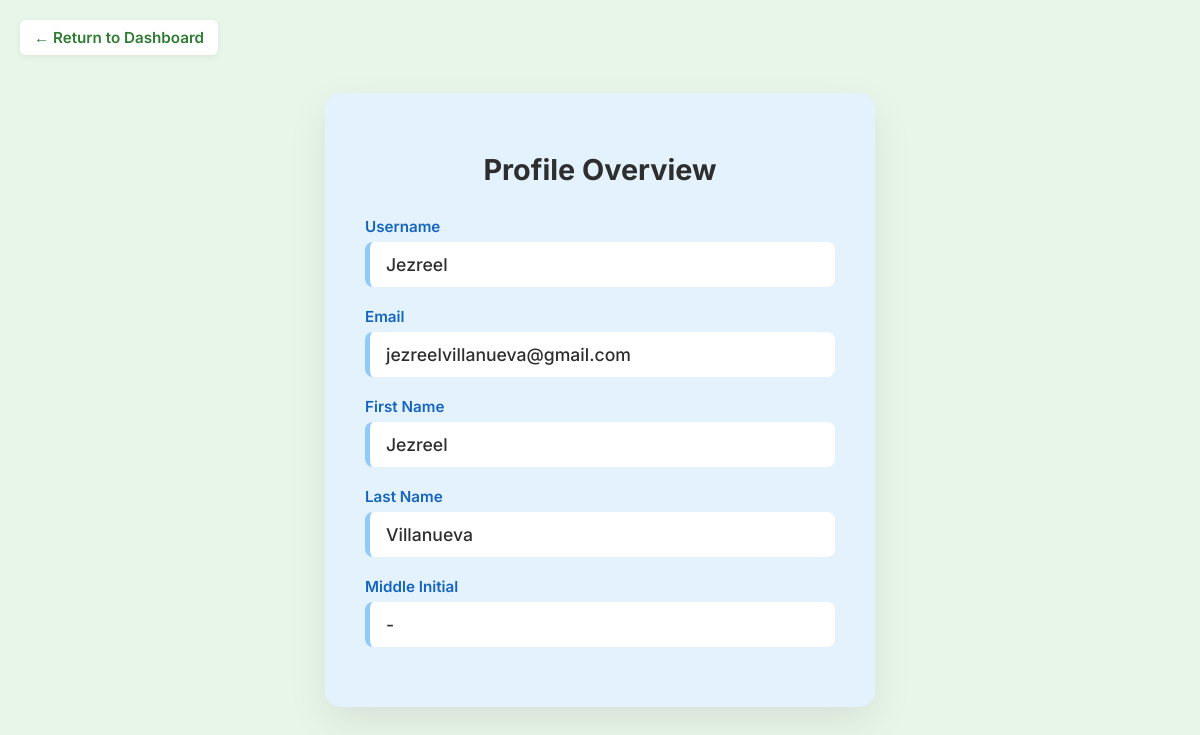
/profile.php (signed in), run on the app's committed database.
### tables this page shows
CREATE TABLE `account` (
  `id` int(11) NOT NULL,
  `username` varchar(50) NOT NULL,
  `password` varchar(255) NOT NULL,
  `email` varchar(100) DEFAULT NULL,
  `created_at` timestamp NOT NULL DEFAULT current_timestamp(),
  `first_name` varchar(100) DEFAULT NULL,
  `last_name` varchar(100) DEFAULT NULL,
  `middle_initial` varchar(1) DEFAULT NULL
);

### profile.php (the view, shortened to what this page needs)
<?php
require 'database.php';
$username = $_SESSION["username"];
$stmt = $conn->prepare("SELECT email, first_name, last_name, middle_initial FROM account WHERE username = ?");
$stmt->bind_param("s", $username);
$stmt->execute();
$stmt->bind_result($email, $first_name, $last_name, $middle_initial);
?>
<!DOCTYPE html>
<html lang="en">
<head>
</head>
<body>
<a href="dashboard.php" class="back-link">&larr; Return to Dashboard</a>
<div class="card">
    <h1>Profile Overview</h1>
    <div class="profile-item">
        <div class="profile-label">Username</div>
        <div class="profile-value"><?php echo htmlspecialchars($username); ?></div>
    </div>
    <div class="profile-item">
        <div class="profile-label">Email</div>
        <div class="profile-value"><?php echo htmlspecialchars($email); ?></div>
    </div>
    <div class="profile-item">
        <div class="profile-label">First Name</div>
        <div class="profile-value"><?php echo htmlspecialchars($first_name); ?></div>
    </div>
    <div class="profile-item">
        <div class="profile-label">Last Name</div>
        <div class="profile-value"><?php echo htmlspecialchars($last_name); ?></div>
    </div>
    <div class="profile-item">
        <div class="profile-label">Middle Initial</div>
        <div class="profile-value"><?php echo htmlspecialchars($middle_initial ?: '-'); ?></div>
    </div>
</div>
</body>
</html>

### profile.php (style rules this page uses)
* { box-sizing: border-box; }
body { margin: 0; font-family: 'Inter', sans-serif; background: #e8f5e9; display: flex; justify-content: center; align-items: center; min-height: 100vh; padding: 20px; position: relative; }
.back-link { position: absolute; top: 20px; left: 20px; color: #2e7d32; font-weight: 600; text-decoration: none; font-size: 0.95em; background: #ffffff; padding: 8px 14px; border-radius: 6px; box-shadow: 0 2px 6px rgba(0, 0, 0, 0.06); transition: background 0.2s ease, color 0.2s ease; }
.card { background: #e3f2fd; border-radius: 16px; padding: 40px; max-width: 550px; width: 100%; box-shadow: 0 15px 40px rgba(0, 0, 0, 0.08); }
.card h1 { text-align: center; margin-bottom: 30px; font-size: 1.8em; color: #2e2e2e; }
.profile-item { margin-bottom: 20px; }
.profile-label { font-size: 0.95em; font-weight: 600; color: #1565c0; margin-bottom: 6px; }
.profile-value { font-size: 1.1em; font-weight: 500; color: #2e2e2e; padding: 12px 16px; background: #ffffff; border-left: 5px solid #90caf9; border-radius: 8px; }

### data on the page
account: email "jezreelvillanueva@gmail.com", first_name "Jezreel", last_name "Villanueva", middle_initial "-"

### other printed values
$username "Jezreel"
